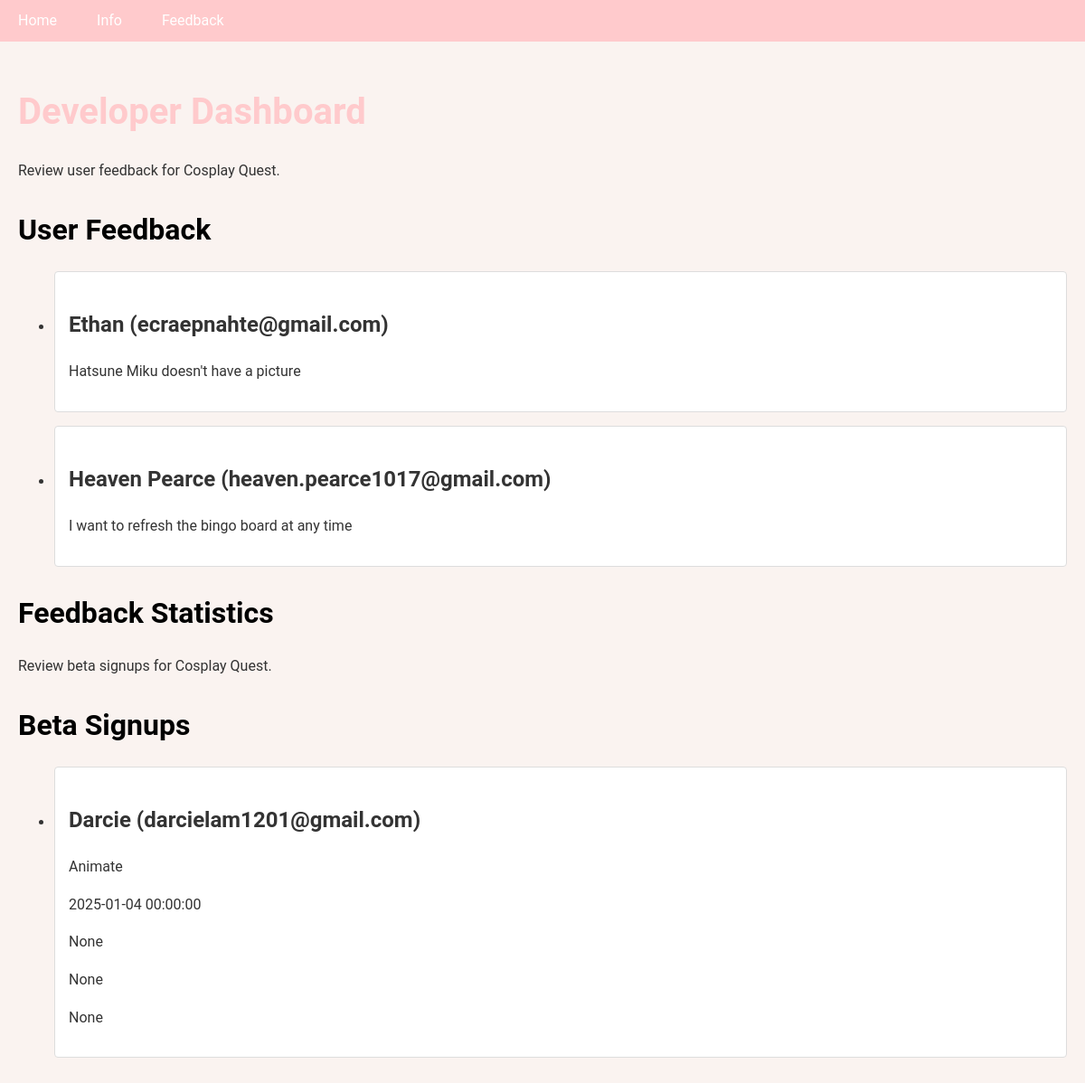
The page /developer on the database as committed earlier.
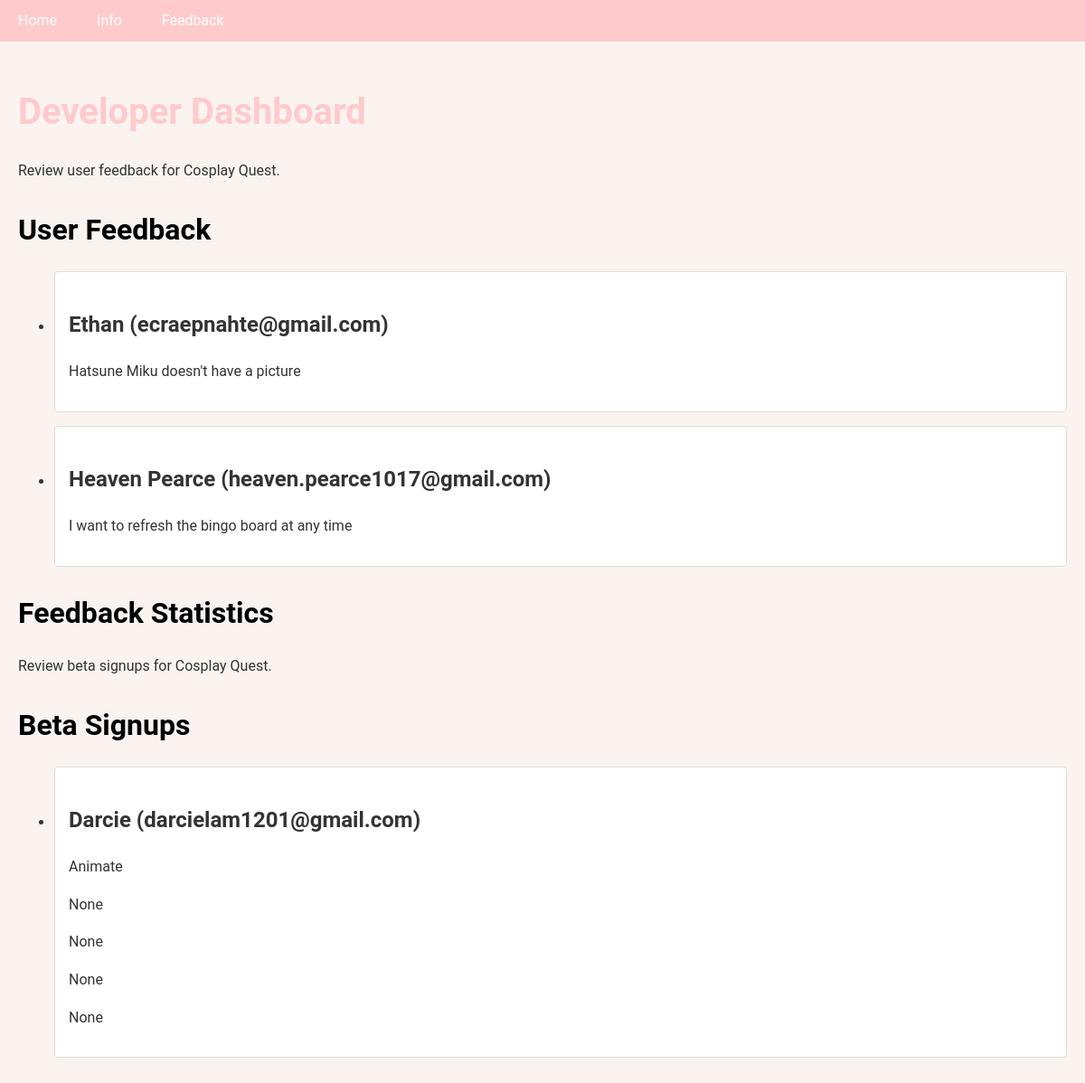
The same page on the database as committed later.
### app/models.py (models this page shows)
class Feedback(Base):
    __tablename__ = "feedback"
    id = Column(Integer, primary_key=True, index=True)
    name = Column(String, index=True)
    email = Column(String, index=True)
    message = Column(Text)
    created_at = Column(DateTime(timezone=True), server_default=func.now())

class BetaSignup(Base):
    __tablename__ = "beta_signup"
    id = Column(Integer, primary_key=True, index=True)
    name = Column(String, index=True)
    email = Column(String, index=True)
    device_os = Column(String)
    next_con = Column(String, nullable=True)
    next_con_date = Column(DateTime, nullable=True)
    will_cosplay = Column(Boolean)
    character = Column(String, nullable=True)
    source_media = Column(String, nullable=True)
    created_at = Column(DateTime(timezone=True), server_default=func.now())

### main.py (the view)
@app.get("/developer")
async def developer(request: Request, db: Session = Depends(get_db)):
    feedback_list = crud.get_all_feedback(db)
    beta_signup_list = crud.get_all_beta_signups(db)
    return templates.TemplateResponse("developer.html", {"request": request, "feedback_list": feedback_list, "beta_signup_list": beta_signup_list})

### templates/developer.html (shortened to what this page needs)
{% extends "base.html" %}
{% block content %}
<div class="container">
    <h1>Developer Dashboard</h1>
    <p>Review user feedback for Cosplay Quest.</p>
    <div class="feedback-list">
        <h2>User Feedback</h2>
        <ul hx-get="/refresh-feedback" hx-trigger="load, every 30s">
            {% for feedback in feedback_list %}
            <li class="feedback-item">
                <h3>{{ feedback.name }} ({{ feedback.email }})</h3>
                <p>{{ feedback.message }}</p>
            </li>
            {% endfor %}
        </ul>
    </div>
    <div class="feedback-stats">
        <h2>Feedback Statistics</h2>
    </div>
    <p>Review beta signups for Cosplay Quest.</p>
    <div class="feedback-list">
        <h2>Beta Signups</h2>
        <ul hx-get="/refresh-beta-signups" hx-trigger="load, every 30s">
            {% for beta_signup in beta_signup_list %}
            <li class="feedback-item">
                <h3>{{ beta_signup.name }} ({{ beta_signup.email }})</h3>
                <p>{{ beta_signup.next_con }}</p>
                <p>{{ beta_signup.next_con_date }}</p>
                <p>{{ beta_signup.will_cosplay }}</p>
                <p>{{ beta_signup.character }}</p>
                <p>{{ beta_signup.source_media }}</p>
            </li>
            {% endfor %}
        </ul>
    </div>
</div>
{% endblock %}

### templates/base.html (shortened to what this page needs)
<!DOCTYPE html>
<html lang="en">
<head>
    <link rel="stylesheet" href="{{ url_for('static', path='/styles.css') }}">
</head>
<body>
    <nav>
        <a href="/">Home</a>
        <a href="/info">Info</a>
        <a href="/feedback">Feedback</a>
    </nav>
    {% block content %}{% endblock %}
</body>
</html>

### static/styles.css (style rules this page uses)
:root { --primary-color: #FFCACC; --secondary-color: #000000; --background-color: #FAF3F0; --text-color: #333333; --error-color: #b00020; --success-color: green; }
body { font-family: 'Roboto', sans-serif; line-height: 1.6; color: var(--text-color); background-color: var(--background-color); margin: 0; padding: 0; }
.container { max-width: 1200px; margin: 0 auto; padding: 20px; }
h1, h2, h3 { margin-bottom: 20px; }
h1 { font-size: 2.5em; color: var(--primary-color); }
h2 { font-size: 2em; color: var(--secondary-color); }
h3 { font-size: 1.5em; }
nav { background-color: var(--primary-color); padding: 10px 0; }
nav a { color: white; text-decoration: none; padding: 10px 15px; margin: 0 5px; transition: background-color 0.3s; }
.feedback-list { list-style-type: none; padding: 0; }
.feedback-item { background-color: white; border: 1px solid #ddd; border-radius: 4px; padding: 15px; margin-bottom: 15px; }

Rows that differ between the two databases and show on the page:
changed BetaSignup "Darcie": next_con_date "2025-01-04 00:00:00" → "None"
